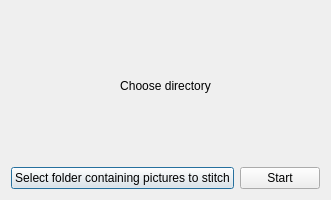
<?xml version="1.0" encoding="UTF-8"?>
<ui version="4.0">
 <class>Dialog</class>
 <widget class="QDialog" name="Dialog">
  <property name="geometry">
   <rect>
    <x>0</x>
    <y>0</y>
    <width>300</width>
    <height>200</height>
   </rect>
  </property>
  <property name="windowTitle">
   <string>Dialog</string>
  </property>
  <layout class="QVBoxLayout" name="verticalLayout">
   <item>
    <layout class="QHBoxLayout" name="horizontalLayout">
     <item>
      <widget class="QLabel" name="label">
       <property name="text">
        <string>Choose directory</string>
       </property>
       <property name="alignment">
        <set>Qt::AlignCenter</set>
       </property>
      </widget>
     </item>
    </layout>
   </item>
   <item>
    <layout class="QHBoxLayout" name="horizontalLayout_2">
     <item>
      <widget class="QPushButton" name="Choose">
       <property name="text">
        <string>Select folder containing pictures to stitch</string>
       </property>
      </widget>
     </item>
     <item>
      <widget class="QPushButton" name="Initiate">
       <property name="text">
        <string>Start</string>
       </property>
      </widget>
     </item>
    </layout>
   </item>
  </layout>
 </widget>
 <resources/>
 <connections/>
</ui>
